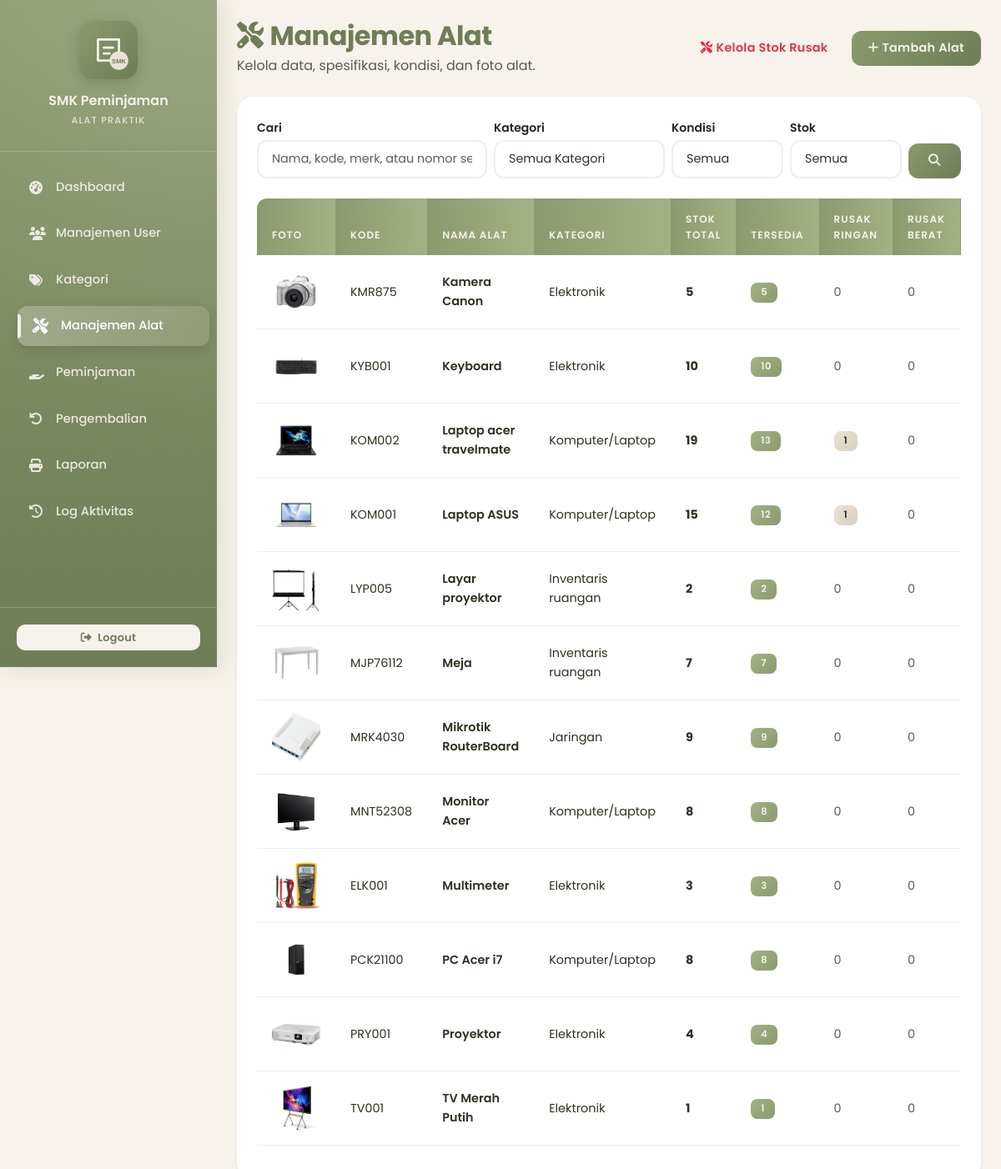
The page /pages/alat.php (signed in) on the database its author committed.
### tables this page shows
CREATE TABLE `alat` (
  `id` int NOT NULL,
  `kode_alat` varchar(20) NOT NULL,
  `nama_alat` varchar(100) NOT NULL,
  `id_kategori` int DEFAULT NULL,
  `stok` int NOT NULL DEFAULT '0',
  `stok_tersedia` int NOT NULL DEFAULT '0',
  `stok_rusak_ringan` int NOT NULL DEFAULT '0',
  `stok_rusak_berat` int NOT NULL DEFAULT '0',
  `kondisi` enum('baik','rusak ringan','rusak berat') DEFAULT 'baik',
  `merk` varchar(100) DEFAULT NULL,
  `nomor_seri` varchar(150) DEFAULT NULL,
  `tahun_perolehan` year DEFAULT NULL,
  `lokasi` varchar(150) DEFAULT NULL,
  `spesifikasi` text,
  `foto_alat` varchar(255) DEFAULT NULL,
  `keterangan` text,
  `gambar` varchar(255) DEFAULT NULL
);

CREATE TABLE `kategori` (
  `id` int NOT NULL,
  `nama_kategori` varchar(50) NOT NULL,
  `deskripsi` text
);

### includes/auth.php (called while the page is built, shortened)
<?php
function isLoggedIn() {
    return isset($_SESSION['user_id']);
}
function hasRole($roles) {
    if (is_array($roles)) {
        return in_array($_SESSION['role'], $roles);
    }
    return $_SESSION['role'] === $roles;
}
?>

### pages/alat.php (the view, shortened to what this page needs)
<?php
require_once '../includes/auth.php';
$isAdmin = hasRole('admin');
$cari      = trim($_GET['cari'] ?? '');
$fKategori = (int) ($_GET['kategori'] ?? 0);
$fKondisi  = trim($_GET['kondisi'] ?? '');
$fStok     = trim($_GET['stok'] ?? '');
$params = [];
$sql = "
    SELECT a.*, k.nama_kategori
    FROM alat a
    LEFT JOIN kategori k ON a.id_kategori = k.id
";
$sql .= " ORDER BY a.nama_alat ASC";
$stmt = $pdo->prepare($sql);
$stmt->execute($params);
$alat = $stmt->fetchAll();
function e($value)
{
    return htmlspecialchars((string)($value ?? ''), ENT_QUOTES, 'UTF-8');
}
require_once '../includes/header.php';
require_once '../includes/sidebar.php';
?>
<div class="content p-4">
    <div class="d-flex justify-content-between align-items-center mb-4">
        <div>
            <h2 class="fw-bold mb-1">
                <i class="fas fa-tools me-2"></i><?= $isAdmin ? 'Manajemen Alat' : 'Daftar Alat' ?>
            </h2>
            <p class="text-muted mb-0">
                <?= $isAdmin ? 'Kelola data, spesifikasi, kondisi, dan foto alat.' : 'Lihat informasi lengkap alat yang tersedia.' ?>
            </p>
        </div>
        <?php if ($isAdmin): ?>
            <div class="d-flex gap-2">
                <a href="kelola_rusak.php" class="btn btn-outline-danger">
                    <i class="fas fa-tools me-1"></i>Kelola Stok Rusak
                </a>
                <button class="btn btn-dark" data-bs-toggle="modal" data-bs-target="#modalTambah">
                    <i class="fas fa-plus me-1"></i>Tambah Alat
                </button>
            </div>
        <?php endif; ?>
    </div>
    <div class="card shadow-sm border-0">
        <div class="card-body">
            <form method="GET" class="row g-2 mb-4">
                <div class="col-md-4">
                    <label class="form-label small fw-semibold mb-1">Cari</label>
                    <input
                        type="text"
                        name="cari"
                        class="form-control"
                        placeholder="Nama, kode, merk, atau nomor seri..."
                        value="<?= e($cari) ?>"
                    >
                </div>
                <div class="col-md-3">
                    <label class="form-label small fw-semibold mb-1">Kategori</label>
                    <select name="kategori" class="form-select">
                        <option value="">Semua Kategori</option>
                    </select>
                </div>
                <div class="col-md-2">
                    <label class="form-label small fw-semibold mb-1">Kondisi</label>
                    <select name="kondisi" class="form-select">
                        <option value="">Semua</option>
                    </select>
                </div>
                <div class="col-md-2">
                    <label class="form-label small fw-semibold mb-1">Stok</label>
                    <select name="stok" class="form-select">
                        <option value=""         <?= $fStok === ''         ? 'selected' : '' ?>>Semua</option>
                    </select>
                </div>
                <div class="col-md-1 d-flex align-items-end">
                    <button type="submit" class="btn btn-dark w-100" title="Filter">
                        <i class="fas fa-search"></i>
                    </button>
                </div>
            </form>
            <div class="table-responsive">
                <table class="table table-hover align-middle">
                    <thead>
                        <tr>
                            <th>Foto</th>
                            <th>Kode</th>
                            <th>Nama Alat</th>
                            <th>Kategori</th>
                            <th>Stok Total</th>
                            <th>Tersedia</th>
                            <th>Rusak Ringan</th>
                            <th>Rusak Berat</th>
                        </tr>
                    </thead>
                    <tbody>
                        <?php if (!$alat): ?>
                            <tr>
                                <td colspan="10" class="text-center text-muted py-5">
                                    <?php if ($cari !== '' || $fKategori > 0 || $fKondisi !== '' || $fStok !== ''): ?>
                                        <i class="fas fa-search fa-2x mb-2 d-block opacity-50"></i>
                                        Tidak ada alat yang cocok dengan filter.<br>
                                        <a href="alat.php" class="small">Reset filter</a>
                                    <?php else: ?>
                                        Belum ada data alat.
                                    <?php endif; ?>
                                </td>
                            </tr>
                        <?php else: ?>
                            <?php foreach ($alat as $a): ?>
                                <tr>
                                    <td>
                                        <?php if (!empty($a['foto_alat'])): ?>
                                            <img src="<?= e('../' . ltrim($a['foto_alat'], '/')) ?>"
                                                alt="<?= e($a['nama_alat']) ?>"
                                                class="rounded"
                                                style="width:58px;height:58px;object-fit:cover;">
                                        <?php endif; ?>
                                    </td>
                                    <td><?= e($a['kode_alat']) ?></td>
                                    <td class="fw-semibold"><?= e($a['nama_alat']) ?></td>
                                    <td><?= e($a['nama_kategori'] ?? '-') ?></td>
                                    <td>
                                        <strong><?= (int)$a['stok'] ?></strong>
                                    </td>
                                    <td>
                                        <span class="badge bg-<?= (int)$a['stok_tersedia'] > 0 ? 'success' : 'secondary' ?>">
                                            <?= (int)$a['stok_tersedia'] ?>
                                        </span>
                                    </td>
                                    <td>
                                        <?php if ((int)($a['stok_rusak_ringan'] ?? 0) > 0): ?>
                                            <span class="badge bg-warning text-dark">
                                                <?= (int)$a['stok_rusak_ringan'] ?>
                                            </span>
                                        <?php else: ?>
                                            <span class="text-muted">0</span>
                                        <?php endif; ?>
                                    </td>
                                    <td>
                                        <?php if ((int)($a['stok_rusak_berat'] ?? 0) > 0): ?>
                                            <span class="badge bg-danger">
                                                <?= (int)$a['stok_rusak_berat'] ?>
                                            </span>
                                        <?php else: ?>
                                            <span class="text-muted">0</span>
                                        <?php endif; ?>
                                    </td>
                                </tr>
                            <?php endforeach; ?>
                        <?php endif; ?>
                    </tbody>
                </table>
            </div>
        </div>
    </div>
</div>
<?php require_once '../includes/footer.php'; ?>

### includes/header.php (shortened to what this page needs)
<!DOCTYPE html>
<html lang="id">
<head>
    <link
        href="https://cdn.jsdelivr.net/npm/bootstrap@5.3.0/dist/css/bootstrap.min.css"
        rel="stylesheet"
    >
    <link
        rel="stylesheet"
        href="https://cdnjs.cloudflare.com/ajax/libs/font-awesome/6.4.0/css/all.min.css"
    >
    <link
        rel="stylesheet"
        href="<?= BASE_URL ?>assets/css/style.css"
    >
</head>
<body>
<div id="wrapper">

### includes/sidebar.php (shortened to what this page needs)
<div class="sidebar" id="sidebar">
    <div class="sidebar-header">
        <img
            src="<?= BASE_URL ?>assets/img/logo.svg"
            alt="Logo"
            width="70"
            height="70"
        >
        <h5 class="mt-3 mb-0">SMK Peminjaman</h5>
        <small>Alat Praktik</small>
    </div>
    <ul class="nav flex-column">
        <li class="nav-item">
            <a
                href="<?= BASE_URL ?>pages/dashboard.php"
                class="nav-link <?= basename($_SERVER['PHP_SELF']) == 'dashboard.php' ? 'active' : '' ?>"
            >
                <i class="fas fa-tachometer-alt me-2"></i>
                Dashboard
            </a>
        </li>
        <?php if (hasRole('admin')): ?>
            <li class="nav-item">
                <a
                    href="<?= BASE_URL ?>pages/users.php"
                    class="nav-link <?= basename($_SERVER['PHP_SELF']) == 'users.php' ? 'active' : '' ?>"
                >
                    <i class="fas fa-users me-2"></i>
                    Manajemen User
                </a>
            </li>
            <li class="nav-item">
                <a
                    href="<?= BASE_URL ?>pages/kategori.php"
                    class="nav-link <?= basename($_SERVER['PHP_SELF']) == 'kategori.php' ? 'active' : '' ?>"
                >
                    <i class="fas fa-tags me-2"></i>
                    Kategori
                </a>
            </li>
            <li class="nav-item">
                <a
                    href="<?= BASE_URL ?>pages/alat.php"
                    class="nav-link <?= basename($_SERVER['PHP_SELF']) == 'alat.php' ? 'active' : '' ?>"
                >
                    <i class="fas fa-tools me-2"></i>
                    Manajemen Alat
                </a>
            </li>
        <?php endif; ?>
        <?php if (hasRole(['admin', 'petugas'])): ?>
            <li class="nav-item">
                <a
                    href="<?= BASE_URL ?>pages/peminjaman.php"
                    class="nav-link <?= basename($_SERVER['PHP_SELF']) == 'peminjaman.php' ? 'active' : '' ?>"
                >
                    <i class="fas fa-hand-holding me-2"></i>
                    Peminjaman
                </a>
            </li>
            <li class="nav-item">
                <a
                    href="<?= BASE_URL ?>pages/pengembalian.php"
                    class="nav-link <?= basename($_SERVER['PHP_SELF']) == 'pengembalian.php' ? 'active' : '' ?>"
                >
                    <i class="fas fa-undo me-2"></i>
                    Pengembalian
                </a>
            </li>
            <li class="nav-item">
                <a
                    href="<?= BASE_URL ?>pages/laporan.php"
                    class="nav-link <?= basename($_SERVER['PHP_SELF']) == 'laporan.php' ? 'active' : '' ?>"
                >
                    <i class="fas fa-print me-2"></i>
                    Laporan
                </a>
            </li>
        <?php endif; ?>
        <?php if (hasRole('admin')): ?>
            <li class="nav-item">
                <a
                    href="<?= BASE_URL ?>pages/log.php"
                    class="nav-link <?= basename($_SERVER['PHP_SELF']) == 'log.php' ? 'active' : '' ?>"
                >
                    <i class="fas fa-history me-2"></i>
                    Log Aktivitas
                </a>
            </li>
        <?php endif; ?>
    </ul>
    <div class="sidebar-footer">
        <a
            href="<?= BASE_URL ?>logout.php"
            class="btn btn-sm w-100"
        >
            <i class="fas fa-sign-out-alt me-1"></i>
            Logout
        </a>
    </div>
</div>

### includes/footer.php (shortened to what this page needs)
</div>
</body>
</html>

### rows shown on the page
alat: foto_alat (picture), kode_alat "KMR875", nama_alat "Kamera Canon", id_kategori.nama_kategori "Elektronik", stok "5", stok_tersedia "5", stok_rusak_ringan "0", stok_rusak_berat "0"
alat: foto_alat (picture), kode_alat "KYB001", nama_alat "Keyboard", id_kategori.nama_kategori "Elektronik", stok "10", stok_tersedia "10", stok_rusak_ringan "0", stok_rusak_berat "0"
alat: foto_alat (picture), kode_alat "KOM002", nama_alat "Laptop acer travelmate", id_kategori.nama_kategori "Komputer/Laptop", stok "19", stok_tersedia "13", stok_rusak_ringan "1", stok_rusak_berat "0"
alat: foto_alat (picture), kode_alat "KOM001", nama_alat "Laptop ASUS", id_kategori.nama_kategori "Komputer/Laptop", stok "15", stok_tersedia "12", stok_rusak_ringan "1", stok_rusak_berat "0"
alat: foto_alat (picture), kode_alat "LYP005", nama_alat "Layar proyektor", id_kategori.nama_kategori "Inventaris ruangan", stok "2", stok_tersedia "2", stok_rusak_ringan "0", stok_rusak_berat "0"
alat: foto_alat (picture), kode_alat "MJP76112", nama_alat "Meja", id_kategori.nama_kategori "Inventaris ruangan", stok "7", stok_tersedia "7", stok_rusak_ringan "0", stok_rusak_berat "0"
alat: foto_alat (picture), kode_alat "MRK4030", nama_alat "Mikrotik RouterBoard", id_kategori.nama_kategori "Jaringan", stok "9", stok_tersedia "9", stok_rusak_ringan "0", stok_rusak_berat "0"
alat: foto_alat (picture), kode_alat "MNT52308", nama_alat "Monitor Acer", id_kategori.nama_kategori "Komputer/Laptop", stok "8", stok_tersedia "8", stok_rusak_ringan "0", stok_rusak_berat "0"
alat: foto_alat (picture), kode_alat "ELK001", nama_alat "Multimeter", id_kategori.nama_kategori "Elektronik", stok "3", stok_tersedia "3", stok_rusak_ringan "0", stok_rusak_berat "0"
alat: foto_alat (picture), kode_alat "PCK21100", nama_alat "PC Acer i7", id_kategori.nama_kategori "Komputer/Laptop", stok "8", stok_tersedia "8", stok_rusak_ringan "0", stok_rusak_berat "0"
alat: foto_alat (picture), kode_alat "PRY001", nama_alat "Proyektor", id_kategori.nama_kategori "Elektronik", stok "4", stok_tersedia "4", stok_rusak_ringan "0", stok_rusak_berat "0"
alat: foto_alat (picture), kode_alat "TV001", nama_alat "TV Merah Putih", id_kategori.nama_kategori "Elektronik", stok "1", stok_tersedia "1", stok_rusak_ringan "0", stok_rusak_berat "0"
